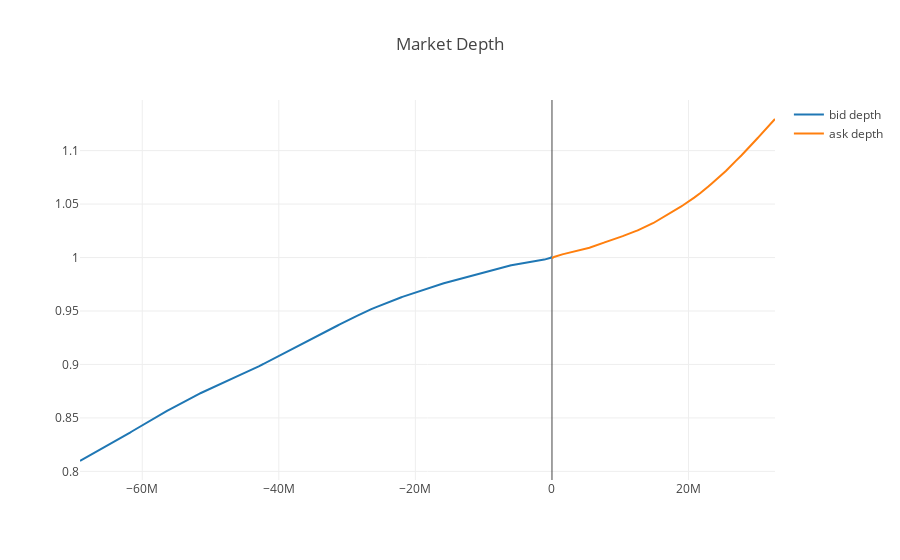

The code cell stored with this chart in its notebook:
### Code cell
iplot(plot_depth(order_df))

### Figure 1 — Plotly figure (JSON) as saved in the notebook; plotly's stock layout.template omitted (floating-point values rounded to 4 significant figures; data arrays with more than 128 entries replaced by an {"elided": "..."} marker saying what was removed)
{"data": [{"name": "bid depth", "type": "scatter", "uid": "568a6e1a-d2aa-45cd-ba77-24396d985f5b", "x": {"elided": "10176 float values"}, "y": {"elided": "10176 float values"}}, {"name": "ask depth", "type": "scatter", "uid": "93dfbbc5-3d48-46f2-bdbb-99327e9a1fd6", "x": {"elided": "10176 float values"}, "y": {"elided": "10176 float values"}}], "layout": {"title": " Market Depth"}}
